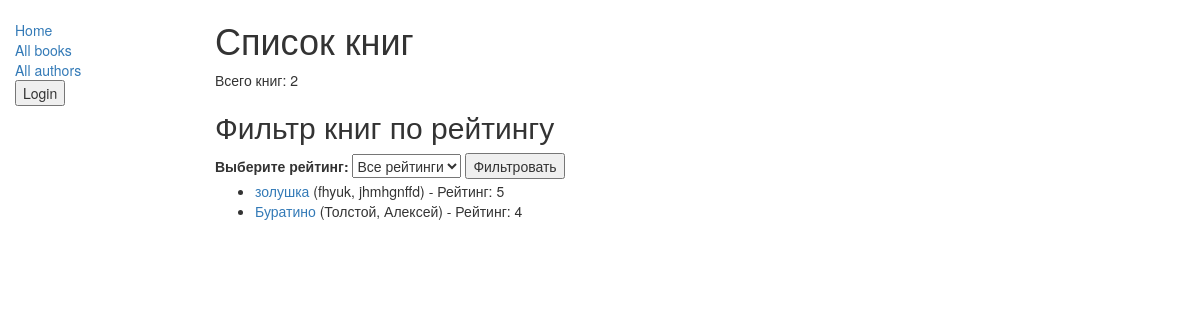
The page /books/ on the database its author committed.
### catalog/models.py (models this page shows, shortened)
class Book(models.Model):
    title = models.CharField(max_length=200)
    author = models.ForeignKey('Author', on_delete=models.SET_NULL, null=True)
    summary = models.TextField(max_length=1000, help_text="Enter a brief description of the book")
    isbn = models.CharField('ISBN', max_length=13, help_text='13 Character <a href="https://www.isbn-international.org/content/what-isbn">ISBN number</a>')
    genre = models.ManyToManyField(Genre, help_text="Select a genre for this book")
    RATING_CHOICES = [
        (1, '1'),
        (2, '2'),
        (3, '3'),
        (4, '4'),
        (5, '5'),
    ]
    rating = models.PositiveSmallIntegerField(choices=RATING_CHOICES, null=True, blank=True,
                                               help_text="Rate this book from 1 to 5")
    def get_absolute_url(self):
        return reverse('catalog:book-detail', args=[self.pk])

class Author(models.Model):
    first_name = models.CharField(max_length=100)
    last_name = models.CharField(max_length=100)
    date_of_birth = models.DateField(null=True, blank=True)
    date_of_death = models.DateField('Died', null=True, blank=True)
    def __str__(self):
        return '%s, %s' % (self.last_name, self.first_name)
    class Meta:
        ordering = ['last_name']

### catalog/views.py (the view)
# urls.py: path('books/', BookListView.as_view(), name='books'),
class BookListView(generic.ListView):
    model = Book
    template_name = 'books/book_list.html'
    context_object_name = 'book_list'
    def get_queryset(self):
        queryset = super().get_queryset()
        rating_filter = self.request.GET.get('rating')
        if rating_filter:
            queryset = queryset.filter(rating=rating_filter)
        return queryset.order_by('-rating')

### catalog/templates/books/book_list.html (shortened to what this page needs)
{% extends "layout/base.html" %}
{% block content %}
<h1>Список книг</h1>
<p>Всего книг: {{ book_list.count }}</p>
<h2>Фильтр книг по рейтингу</h2>
<form method="get" action="{% url 'catalog:books' %}">
    <label for="rating">Выберите рейтинг:</label>
    <select name="rating" id="rating">
        <option value="">Все рейтинги</option>
    </select>
    <button type="submit">Фильтровать</button>
</form>
{% if book_list %}
<ul>
    {% for book in book_list %}
    <li>
        <a href="{{ book.get_absolute_url }}">{{ book.title }}</a> ({{ book.author }}) - Рейтинг: {{ book.rating }}
    </li>
    {% endfor %}
</ul>
{% else %}
<p>Книги с выбранным рейтингом не найдены.</p>
{% endif %}
{% endblock %}

### rows shown on the page
Book: title "золушка", author "fhyuk, jhmhgnffd", rating "5"
Book: title "Буратино", author "Толстой, Алексей", rating "4"

### other values the page prints
{{ book_list.count }} "2"
